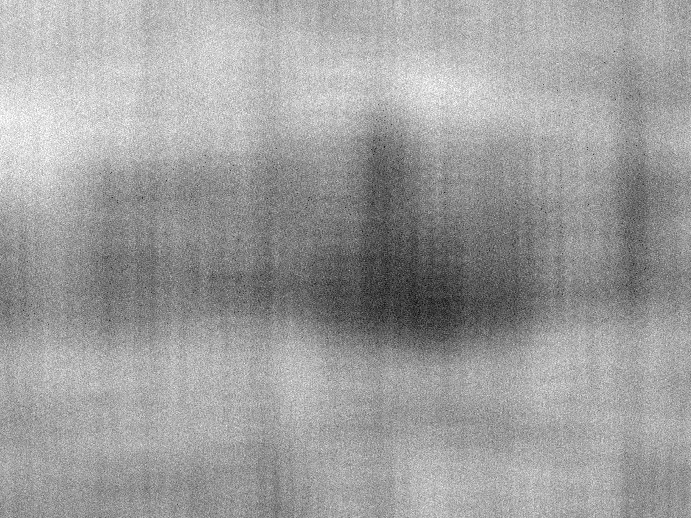
#> input picture 03-cs-dct/reconstructed_random/lenin_0.01.png, 691 x 518 px, given as the content of the folder pictures/, which was not available
$ python cs.py
#> lines starting #> are read from the running program, lines starting #| are printed output that depends on the picture
### 03-cs-dct/utils/__init__.py
import os

import cv2
import numpy as np


def read_image(folder_path, file_name):
#> called with folder_path = '_only', file_name = 'lenin_0.01.png'
    image_path = os.path.join(folder_path, file_name)
    return cv2.imread(image_path)
#> returned value is the input picture: shape (518, 691, 3); min 6, max 255, mean 158.1


def preprocess_image(image, division_factor, multiply_factor):
#> called with division_factor = 10, multiply_factor = 1.5
    shape = image.shape
#> shape = (518, 691, 3)
    # shape has reversed order than that needed for resize
    new_shape = (int(shape[1] / division_factor * multiply_factor), int(shape[0] / division_factor * multiply_factor))
#> new_shape = (103, 77)
    image = cv2.resize(image, new_shape)
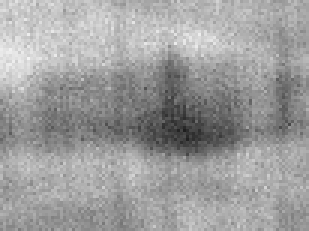
#> image: shape (77, 103, 3) (shown 3 times larger); min 30, max 244, mean 158
    image = cv2.cvtColor(image, cv2.COLOR_BGR2GRAY)
#> image: shape (77, 103)
    return np.float32(image)
#> returned value: shape (77, 103) float32


def get_image_for_analysis(folder_path, file_name, division_factor=10, multiply_factor=1.5):
    image = read_image(folder_path, file_name)
    return preprocess_image(image, division_factor, multiply_factor)

### 03-cs-dct/cs.py
import enum

import scipy.fftpack as spfft
from pylbfgs import owlqn

from utils import *


class Mode(enum.Enum):
    Random = 1
    Small_image = 2
    Missing_fragment = 3
    Every_nth_sample = 4


mode = Mode.Every_nth_sample

output_directories = {
    Mode.Random: "reconstructed_random/",
    Mode.Small_image: "reconstructed_small_random/",
    Mode.Missing_fragment: "reconstructed_missing_random/",
    Mode.Every_nth_sample: "reconstructed_every_nth/"
}

samples_percentages = (0.01, 0.05, 0.1, 0.25, 0.5)
samples_ns = (100, 10, 5, 3, 2)
division_factor = 20 if mode == Mode.Small_image else 10
multiply_factor = 1.0 if mode == Mode.Small_image else 1.5
x_border_percent = 0.1
y_border_percent = 0.1


def dct2(x):
    return spfft.dct(spfft.dct(x.T, norm="ortho", axis=0).T, norm="ortho", axis=0)


def idct2(x):
    return spfft.idct(spfft.idct(x.T, norm="ortho", axis=0).T, norm="ortho", axis=0)


# based on http://www.pyrunner.com/weblog/2016/05/26/compressed-sensing-python/
def evaluate(x, g, step):
    # determine Ax - b squared
    x2 = x.reshape((nx, ny)).T
    Ax2 = idct2(x2)
    Ax = Ax2.T.flat[ri].reshape(b.shape)
    Axb = Ax - b
    fx = np.sum(np.power(Axb, 2))

    # calculate gradient
    Axb2 = np.zeros(x2.shape)
    Axb2.T.flat[ri] = Axb
    AtAxb2 = 2 * dct2(Axb2)
    AtAxb = AtAxb2.T.reshape(x.shape)
    np.copyto(g, AtAxb)

    return fx


def cut_fragment(image_array):
    for i in range(0, y_border):
        for j in range(0, x_border):
            image_array[i][j] = 0.0


def get_samples(N):
    if mode == Mode.Every_nth_sample:
        samples = []
        for i in range(0, nx, N):
            for j in range(0, ny, N):
                samples.append(i * ny + j)
    else:
        k = round(nx * ny * N)
        samples = np.random.choice(nx * ny, k, replace=False)
        if mode == Mode.Missing_fragment:
            samples = list(filter(lambda x: x % ny >= y_border and x // nx >= x_border, samples))

    return samples


if __name__ == '__main__':
    for folder, _, files in os.walk("pictures/"):
        for picture in files:
            error_output_name = output_directories[mode] + picture.split(".")[0] + ".txt"
            error_output = open(error_output_name, "w")

            image = get_image_for_analysis(folder, picture, division_factor=division_factor,
                                           multiply_factor=multiply_factor)
            ny, nx = image.shape
#> ny = 77; nx = 103

            if mode == Mode.Missing_fragment:
                image_copy = image.copy()
                x_border = int(nx * x_border_percent)
                y_border = int(ny * y_border_percent)
                cut_fragment(image)
            else:
                image_copy = image

            n_values = samples_ns if mode == Mode.Every_nth_sample else samples_percentages

            for n in n_values:
                ri = get_samples(n)
                b = image.T.flat[ri].astype(float)
#> (the run stopped early here; a loop or call above may not have finished)

$ run again, on 03-cs-dct/reconstructed_random/lenin_0.5.png
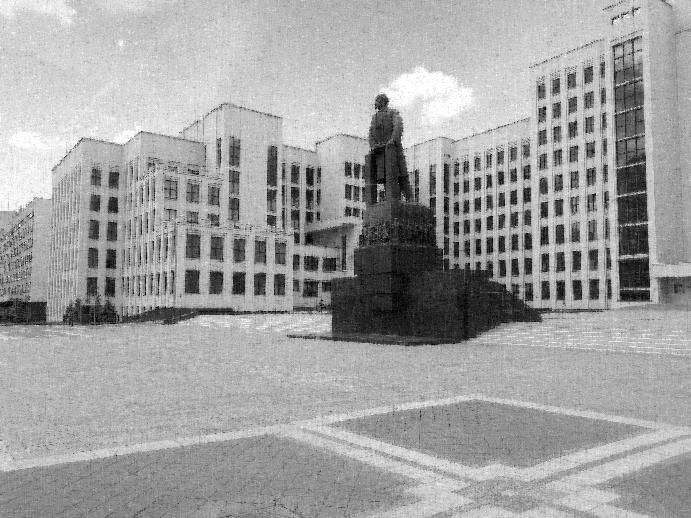
#> input picture 03-cs-dct/reconstructed_random/lenin_0.5.png, 691 x 518 px, given as the content of the folder pictures/, which was not available
#> in read_image, returned value is the input picture: shape (518, 691, 3); min 0, max 255, mean 161.3
#> in preprocess_image, `image = cv2.resize(image, new_shape)`:
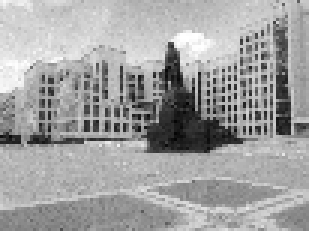
#> image: shape (77, 103, 3) (shown 3 times larger); min 5, max 255, mean 160.9
